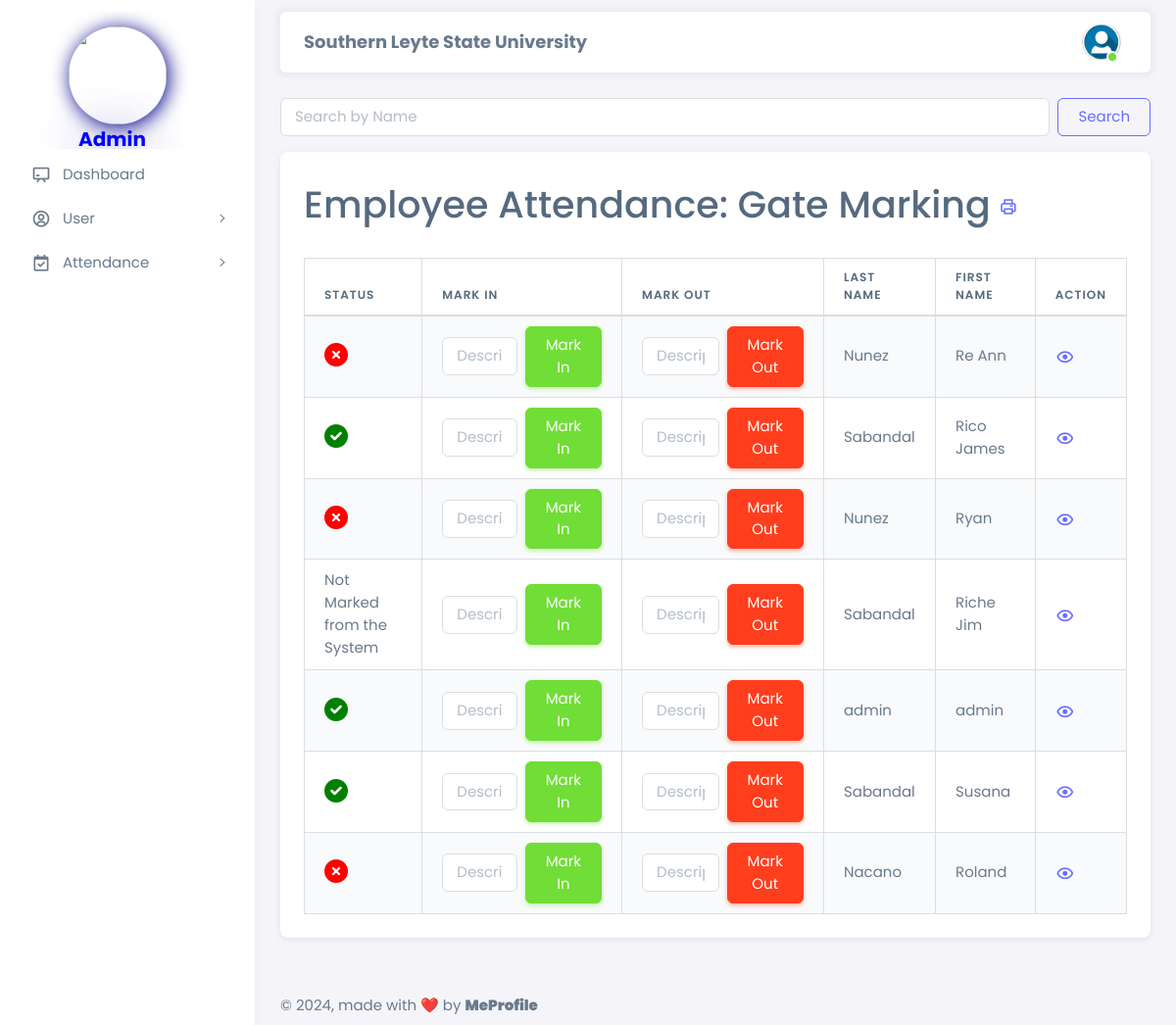
/html/admin/attendance_gate.php (signed in), run on an earlier commit of the app's database.
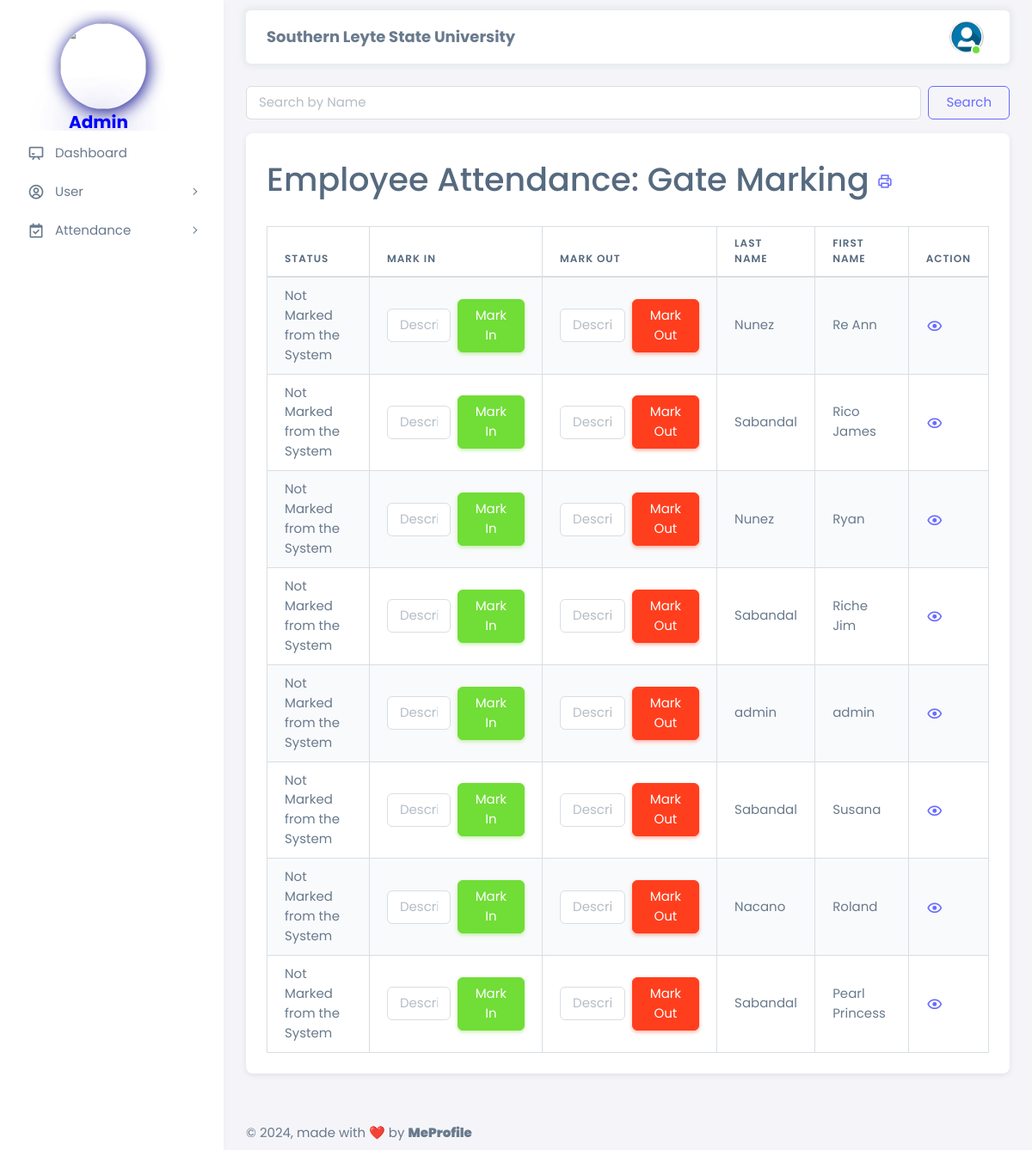
And on a later commit of the database.
### tables this page shows
CREATE TABLE `employee_registration` (
  `employee_id` int NOT NULL,
  `first_name` varchar(50) NOT NULL,
  `last_name` varchar(50) NOT NULL,
  `email` varchar(100) NOT NULL,
  `password` varchar(255) NOT NULL,
  `phone_number` varchar(15) DEFAULT NULL,
  `department` varchar(50) DEFAULT NULL,
  `position` varchar(50) DEFAULT NULL,
  `is_admin` tinyint(1) NOT NULL DEFAULT '0',
  `hire_date` date DEFAULT NULL,
  `address` varchar(255) DEFAULT NULL,
  `city` varchar(100) DEFAULT NULL,
  `postal_code` varchar(20) DEFAULT NULL,
  `country` varchar(50) DEFAULT NULL,
  `date_of_birth` date DEFAULT NULL,
  `gender` varchar(10) DEFAULT NULL,
  `emergency_contact_name` varchar(100) DEFAULT NULL,
  `emergency_contact_number` varchar(15) DEFAULT NULL,
  `created_at` timestamp NULL DEFAULT CURRENT_TIMESTAMP,
  `updated_at` timestamp NULL DEFAULT CURRENT_TIMESTAMP ON UPDATE CURRENT_TIMESTAMP,
  `is_assigned` tinyint(1) NOT NULL DEFAULT '0',
  `is_assigned_department` tinyint(1) NOT NULL DEFAULT '0'
);

### html/admin/attendance_gate.php (the view, shortened to what the changed rows need)
<?php
require '../config.php';
if (isset($_GET['search']) && !empty($_GET['search'])) {
    $search = sanitize_input($_GET['search']);
    $sql = "SELECT employee_id, first_name, last_name
            FROM employee_registration
            WHERE first_name LIKE ? OR last_name LIKE ?";
    $stmt = $conn->prepare($sql);
    $search_param = "%" . $search . "%";
    $stmt->bind_param("ss", $search_param, $search_param);
} else {
    $sql = "SELECT employee_id, first_name, last_name FROM employee_registration";
    $stmt = $conn->prepare($sql);
}
$stmt->execute();
$result = $stmt->get_result();
?>
<!DOCTYPE html>
<html lang="en" class="light-style layout-menu-fixed" dir="ltr" data-theme="theme-default" data-assets-path="../assets/" data-template="vertical-menu-template-free">
<head>
    <link rel="stylesheet" href="https://cdn.jsdelivr.net/npm/sweetalert2@11/dist/sweetalert2.min.css">
    <link rel="stylesheet" href="../../assets/vendor/fonts/boxicons.css" />
    <link rel="stylesheet" href="../../assets/vendor/css/core.css" class="template-customizer-core-css" />
    <link rel="stylesheet" href="../../assets/vendor/css/theme-default.css" class="template-customizer-theme-css" />
    <link rel="stylesheet" href="../../assets/css/demo.css" />
    <link rel="stylesheet" href="../../assets/vendor/libs/perfect-scrollbar/perfect-scrollbar.css" />
    <link rel="stylesheet" href="../../assets/vendor/libs/apex-charts/apex-charts.css" />
    <link rel="stylesheet" href="https://cdnjs.cloudflare.com/ajax/libs/font-awesome/5.15.4/css/all.min.css">
    <link rel="stylesheet" href="https://cdnjs.cloudflare.com/ajax/libs/font-awesome/6.0.0/css/all.min.css">
</head>
<body>
    <div class="layout-wrapper layout-content-navbar">
        <div class="layout-container">
            <div class="layout-page">
                <div class="content-wrapper">
                    <div class="container-xxl flex-grow-1 container-p-y">
                        <div class="row">
                            <div class="col-lg-12 mb-4">
                                <div class="card">
                                    <div class="card-body">
                                        <h1 class="mb-4 d-inline-flex align-items-center">
                                            Employee Attendance: Gate Marking
                                            <div class="dropdown ms-2">
                                                <button class="btn btn-link text-decoration-none p-0" type="button" id="dropdownMenuButton" data-bs-toggle="dropdown" aria-expanded="false">
                                                    <i class="bx bx-printer"></i>
                                                </button>
                                            </div>
                                        </h1>
                                        <div class="table-responsive">
                                            <table class="table table-bordered table-striped">
                                                <thead>
                                                    <tr>
                                                        <th>Status</th>
                                                        <th>Mark In</th>
                                                        <th>Mark Out</th>
                                                        <th>Last Name</th>
                                                        <th>First Name</th>
                                                        <th>Action</th>
                                                    </tr>
                                                </thead>
                                                <tbody>
                                                    <?php
                                                    if ($result->num_rows > 0) {
                                                        while ($row = $result->fetch_assoc()) {
                                                            echo "<tr>";
                                                            $sql_status = "SELECT attendance_status FROM employee_attendance_gate WHERE employee_id = ? ORDER BY entry_time DESC LIMIT 1";
                                                            $stmt_status = $conn->prepare($sql_status);
                                                            $stmt_status->bind_param("i", $row["employee_id"]);
                                                            $stmt_status->execute();
                                                            $result_status = $stmt_status->get_result();
                                                            if ($result_status->num_rows > 0) {
                                                                $status_row = $result_status->fetch_assoc();
                                                                echo '<td class="status-icon">';
                                                                if ($status_row['attendance_status'] == '0') {
                                                                    echo "<td>Not Marked from the System</td>";
                                                                } elseif ($status_row['attendance_status'] == '1') {
                                                                    echo '<i class="fas fa-check-circle status-icon-checked"></i>';
                                                                } elseif ($status_row['attendance_status'] == '2') {
                                                                    echo '<i class="fas fa-times-circle status-icon-wrong"></i>';
                                                                }
                                                                echo '</td>';
                                                            } else {
                                                                echo "<td>Not Marked from the System</td>";
                                                            }
                                                            echo '<td class="mark-column">
                                                                <form method="post" action="" class="d-flex flex-column flex-sm-row align-items-center">
                                                                    <input type="hidden" name="employee_id" value="' . $row["employee_id"] . '">
                                                                    <input type="hidden" name="entry_type" value="in">
                                                                    <input type="text" name="description" class="form-control mb-2 mb-sm-0 me-sm-2" placeholder="Description (optional)">
                                                                    <button type="submit" name="mark_attendance" class="btn btn-success">
                                                                        <span class="d-none d-sm-inline">Mark In</span>
                                                                        <span class="d-inline d-sm-none">In</span>
                                                                    </button>
                                                                </form>
                                                            </td>';
                                                            echo '<td class="mark-column">
                                                                <form method="post" action="" class="d-flex flex-column flex-sm-row align-items-center">
                                                                    <input type="hidden" name="employee_id" value="' . $row["employee_id"] . '">
                                                                    <input type="hidden" name="entry_type" value="out">
                                                                    <input type="text" name="description" class="form-control mb-2 mb-sm-0 me-sm-2" placeholder="Description (optional)">
                                                                    <button type="submit" name="mark_attendance" class="btn btn-danger">
                                                                        <span class="d-none d-sm-inline">Mark Out</span>
                                                                        <span class="d-inline d-sm-none">Out</span>
                                                                    </button>
                                                                </form>
                                                            </td>';
                                                            echo "<td>" . $row["last_name"] . "</td>";
                                                            echo "<td>" . $row["first_name"] . "</td>";
                                                            echo "<td><a href='attendance_gate_history.php?employee_id=" . $row['employee_id'] . "'><i class='menu-icon tf-icons bx bx-show'></i></a></td>";
                                                            echo "</tr>";
                                                            }
                                                        } else {
                                                            echo "<tr><td colspan='6'>No employees found.</td></tr>";
                                                        }
                                                    ?>
                                                </tbody>
                                            </table>
                                        </div>
                                    </div>
                                </div>
                            </div>
                        </div>
                    </div>
                </div>
            </div>
        </div>
    </div>
</body>
</html>

What changed in the data, as far as the page shows it:
changed employee_registration "Re Ann": now shows "Not Marked from the System"
changed employee_registration "Rico James": now shows "Not Marked from the System"
changed employee_registration "Ryan": now shows "Not Marked from the System"
shown differently, row unchanged: employee_registration "admin": now shows "Not Marked from the System"
changed employee_registration "Susana": now shows "Not Marked from the System"
changed employee_registration "Nacano": now shows "Not Marked from the System"
added employee_registration: shows "Not Marked from the System", last_name "Sabandal", first_name "Pearl Princess"
